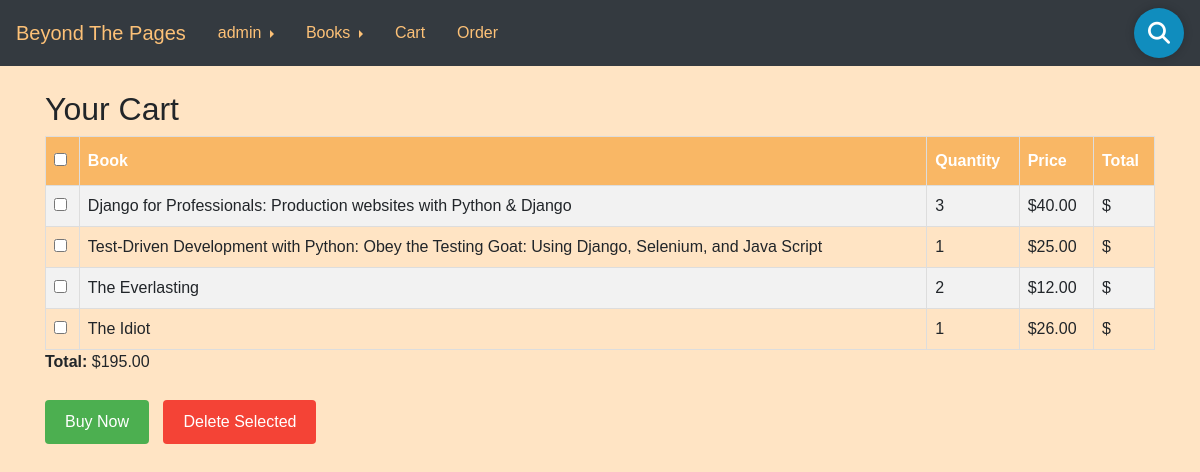
Page /cart/ (signed in) on the committed database.
### books/models.py (models this page shows, shortened)
class CartItem(models.Model):
    cart = models.ForeignKey(Cart, related_name='items', on_delete=models.CASCADE)
    book = models.ForeignKey(Book, on_delete=models.CASCADE)
    quantity = models.PositiveIntegerField(default=1)

class Book(models.Model):
    title = models.CharField(max_length=200)
    author = models.CharField(max_length=200)
    description = models.CharField(max_length=500, default=None)
    price = models.FloatField(null=True, blank=True)
    image_url = models.CharField(max_length=2083, default=False)
    follow_author = models.CharField(max_length=2083, blank=True)
    book_available = models.BooleanField(default=False)
    category = models.ForeignKey(Category, on_delete=models.SET_NULL, null=True, blank=True, related_name='books')

class Cart(models.Model):
    user = models.OneToOneField(User, on_delete=models.CASCADE)
    created_at = models.DateTimeField(auto_now_add=True)
    def get_total(self):
        return sum(item.book.price * item.quantity for item in self.items.all())

### books/views.py (the view)
@login_required
def cart_detail(request):
    cart, created = Cart.objects.get_or_create(user=request.user)
    cart_items = cart.items.all()  # Retrieve all items in the cart
    return render(request, 'cart_detail.html', {'cart': cart, 'cart_items': cart_items})

### templates/cart_detail.html (shortened to what this page needs)
{% extends 'base.html' %}
{% block content %}
<h2>Your Cart</h2>
<form method="post" action="{% url 'cart_action' %}">
    <table id="user">
        <tr>
            <th><input type="checkbox" id="select-all"></th>
            <th>Book</th>
            <th>Quantity</th>
            <th>Price</th>
            <th>Total</th>
        </tr>
        {% for item in cart_items %}
        <tr>
            <td><input type="checkbox" name="selected_items" value="{{ item.id }}"></td>
            <td>{{ item.book.title }}</td>
            <td>{{ item.quantity }}</td>
            <td>${{ item.book.price|floatformat:2 }}</td>
            <td>${{ item.get_total|floatformat:2 }}</td>
        </tr>
        {% empty %}
        <tr>
            <td colspan="5">Your cart is empty.</td>
        </tr>
        {% endfor %}
    </table>
    <p><strong>Total:</strong> ${{ cart.get_total|floatformat:2 }}</p>
    {% if cart_items %}
    <button type="submit" name="action" value="buy" class="action-btn">Buy Now</button>
    <button type="submit" name="action" value="delete" class="action-btn delete-btn">Delete Selected</button>
    {% endif %}
</form>
{% endblock %}

### templates/base.html (shortened to what this page needs)
{% load static %}
<!doctype html>
<html lang="en">
<head>
  <link rel="stylesheet" href="https://stackpath.bootstrapcdn.com/bootstrap/4.4.1/css/bootstrap.min.css"
>
</head>
<body style="background-color: bisque;font-family: 'Lucida Sans', 'Lucida Sans Regular', 'Lucida Grande', 'Lucida Sans Unicode', Geneva, Verdana, sans-serif;">
  <nav class="navbar navbar-dark bg-dark">
    <a class="navbar-brand" href="{% url 'list' %}" style="color:rgb(253, 193, 119);">Beyond The Pages</a>
    <div class="btn-group dropright">
        <a class="nav-link dropdown-toggle" href="#" data-toggle="dropdown" aria-haspopup="true" aria-expanded="false">
            {{user}}
        </a>
        <div class="dropdown">
            <a class="nav-link dropdown-toggle" href="#" role="button" id="booksDropdown" data-toggle="dropdown" aria-haspopup="true" aria-expanded="false">
                Books
            </a>
        </div>
        <a class="nav-link" href="{% url 'cart_detail' %}"> Cart </a>
        <a class="nav-link" href="{% url 'order_list' %}"> Order </a>
    </div>
    <form class="search" action="{% url 'search_results' %}" method="get">
        <link rel="stylesheet" href="{% static 'css/base.css' %}">
        <i class="fas fa-search"></i>
    </form>
</nav><br>
  <div class='container'>
    {% block content %}
    {% endblock content %}
  </div>
</body>
</html>

### templates/base.html (style rules this page uses)
.nav-link { color: rgb(253, 193, 119); font-weight: 500; }
.navbar-brand { font-weight: 500; }

### templates/cart_detail.html (style rules this page uses)
#user { font-family: Arial, Helvetica, sans-serif; border-collapse: collapse; width: 100%; }
#user td, #user th { border: 1px solid #ddd; padding: 8px; }
#user tr:nth-child(even) { background-color: #f2f2f2; }
#user th { padding-top: 12px; padding-bottom: 12px; text-align: left; background-color: rgb(249, 183, 101); color: white; }
.action-btn { background-color: #4CAF50; color: white; padding: 10px 20px; margin: 10px 10px 0 0; border: none; border-radius: 4px; cursor: pointer; font-size: 16px; }
.delete-btn { background-color: #f44336; }

### rows in the picture
CartItem: book "Django for Professionals: Production websites with Python & Django", quantity "3", book.price "40.00"
CartItem: book "Test-Driven Development with Python: Obey the Testing Goat: Using Django, Selenium, and Java Script", quantity "1", book.price "25.00"
CartItem: book "The Everlasting", quantity "2", book.price "12.00"
CartItem: book "The Idiot", quantity "1", book.price "26.00"
Cart: get_total "195.00"

### other values in the picture
{{ user }} "admin"
